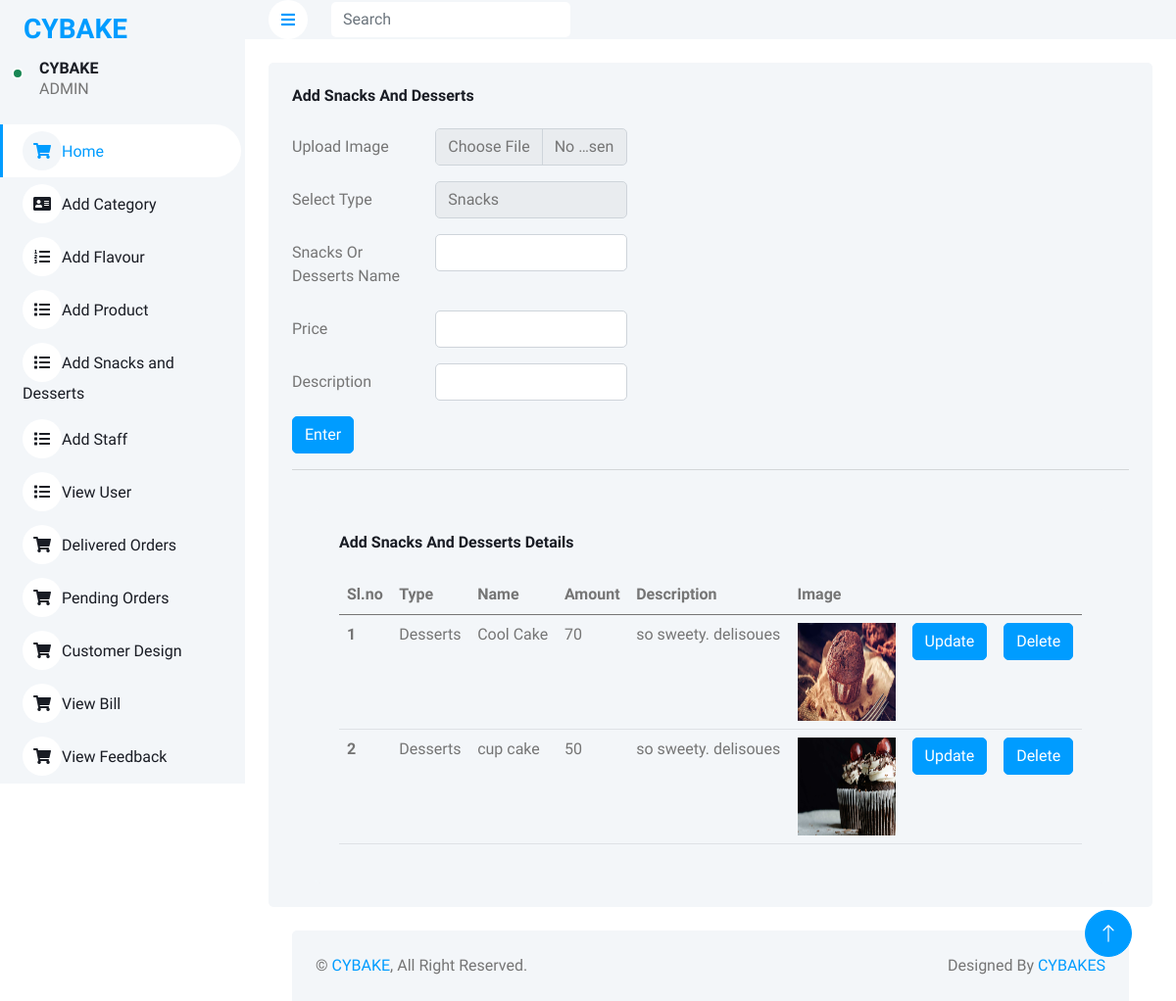
Screenshot of /admin/snacks.php with the database file from the repository.
### tables this page shows
CREATE TABLE `snacks` (
  `id` int(100) NOT NULL,
  `type` varchar(100) NOT NULL,
  `name` varchar(1000) NOT NULL,
  `price` varchar(100) NOT NULL,
  `descr` varchar(1000) NOT NULL,
  `image` varchar(100) NOT NULL
);

### admin/snacks.php (the view, shortened to what this page needs)
<!DOCTYPE html>
<html lang="en">
<head>
    <link href="https://cdnjs.cloudflare.com/ajax/libs/font-awesome/5.10.0/css/all.min.css" rel="stylesheet">
    <link href="https://cdn.jsdelivr.net/npm/bootstrap-icons@1.4.1/font/bootstrap-icons.css" rel="stylesheet">
    <link href="lib/owlcarousel/assets/owl.carousel.min.css" rel="stylesheet">
    <link href="lib/tempusdominus/css/tempusdominus-bootstrap-4.min.css" rel="stylesheet" />
    <link href="css/bootstrap.min.css" rel="stylesheet">
    <link href="css/style.css" rel="stylesheet">
</head>
<body>
<?php include 'header.php'; ?>
 <div class="container-fluid pt-4 px-4">
                <div class="row g-4">
                    <div class="col-sm-12 col-xl-12">
					<div class="bg-light rounded h-100 p-4">
                            <h6 class="mb-4">Add Snacks And Desserts</h6>
                            <form action="#" method="post" enctype="multipart/form-data">
								<div class="row mb-3">
                                    <label for="number" class="col-sm-2 col-form-label">Upload Image</label>
                                    <div class="col-sm-3">
                                        <input type="file" class="form-control" name="image" id="price">
                                    </div>
                                </div>
								<div class="row mb-3">
                                    <label for="number" class="col-sm-2 col-form-label">Select Type</label>
                                    <div class="col-sm-3">
                                        <select class="form-control" name="type" >
										<option value="Snacks">Snacks</option>
										</select>
                                    </div>
                                </div>
								<div class="row mb-3">
                                    <label for="number" class="col-sm-2 col-form-label">Snacks Or Desserts Name</label>
                                    <div class="col-sm-3">
                                        <input type="text" name="name" class="form-control" id="price">
                                    </div>
                                </div>
								<div class="row mb-3">
                                    <label for="number" class="col-sm-2 col-form-label">Price</label>
                                    <div class="col-sm-3">
                                        <input type="text" name="price" class="form-control" id="price">
                                    </div>
                                </div>
								<div class="row mb-3">
                                    <label for="number" class="col-sm-2 col-form-label">Description</label>
                                    <div class="col-sm-3">
                                        <input type="text" name="descr" class="form-control" id="price">
                                    </div>
                                </div>
                                <button type="submit" name="add" class="btn btn-primary">Enter</button>
								<hr>
								</form>
								 <div class="container-fluid pt-4 px-4">
									<div class="row g-4">
										<div class="col-12">
											<div class="bg-light rounded h-100 p-4">
												<h6 class="mb-4">Add Snacks And Desserts Details</h6>
												<div class="table-responsive">
													<table class="table">
														<thead>
															<tr>
																<th scope="col">Sl.no</th>
																<th scope="col">Type</th>
																<th scope="col">Name</th>
																<th scope="col">Amount</th>
																<th scope="col">Description</th>
																<th scope="col">Image</th>
																<th></th>
																<th></th>
															</tr>
														</thead>
														<tbody>
														<?php
								include 'config.php';
								$sql1="select * from snacks";
								$result1=mysqli_query($con,$sql1);
								$num1=mysqli_num_rows($result1);
								$sl=0;
								if($num1>0)
								{
									while($row1=mysqli_fetch_array($result1))
									{
										$sl+=1;
										$id=$row1[0];
										$type=$row1['type'];
										$name=$row1['name'];
										$price=$row1['price'];
										$descr=$row1['descr'];
										$image=$row1['image'];
								?>
															<tr>
																<th scope="row"><?php echo $sl;?></th>
																<td><?php echo $type; ?></td>
																<td><?php echo $name; ?></td>
																<td><?php echo $price; ?></td>
																<td><?php echo $descr; ?></td>
																<td><img src="image/<?php echo $image; ?>" style="height:100px;width:100px;"></td>
																<td><a href="usnacks.php?uid=<?php echo $id; ?>" class="btn btn-primary" name="submit">Update</a></td>
																<td>
																<form action="#" method="post">
																<button type="submit" name="delete" class="btn btn-primary" name="submit">Delete</button>
																</form>
																</td>
															</tr>
															<?php
									}
								}
								?>
														</tbody>
													</table>
												</div>
											</div>
										</div>
									</div>
								</div>
								</div>
                        </div>
                    </div>
            <?php include 'footer.php' ;?>
        </div>
        <a href="#" class="btn btn-lg btn-primary btn-lg-square back-to-top"><i class="bi bi-arrow-up"></i></a>
    </div>
</body>
</html>

### admin/css/style.css (style rules this page uses)
:root { --primary: #009CFF; --light: #F3F6F9; --dark: #191C24; }
.back-to-top { position: fixed; display: none; right: 45px; bottom: 45px; z-index: 99; }
.btn { transition: .5s; }
.btn.btn-primary { color: #FFFFFF; }
.btn-lg-square { width: 48px; height: 48px; }
.btn-square, .btn-sm-square, .btn-lg-square { padding: 0; display: inline-flex; align-items: center; justify-content: center; font-weight: normal; border-radius: 50px; }

### rows the page displays
snacks: type "Desserts", name "Cool Cake", price "70", descr "so sweety. delisoues", image (picture)
snacks: type "Desserts", name "cup cake", price "50", descr "so sweety. delisoues", image (picture)
